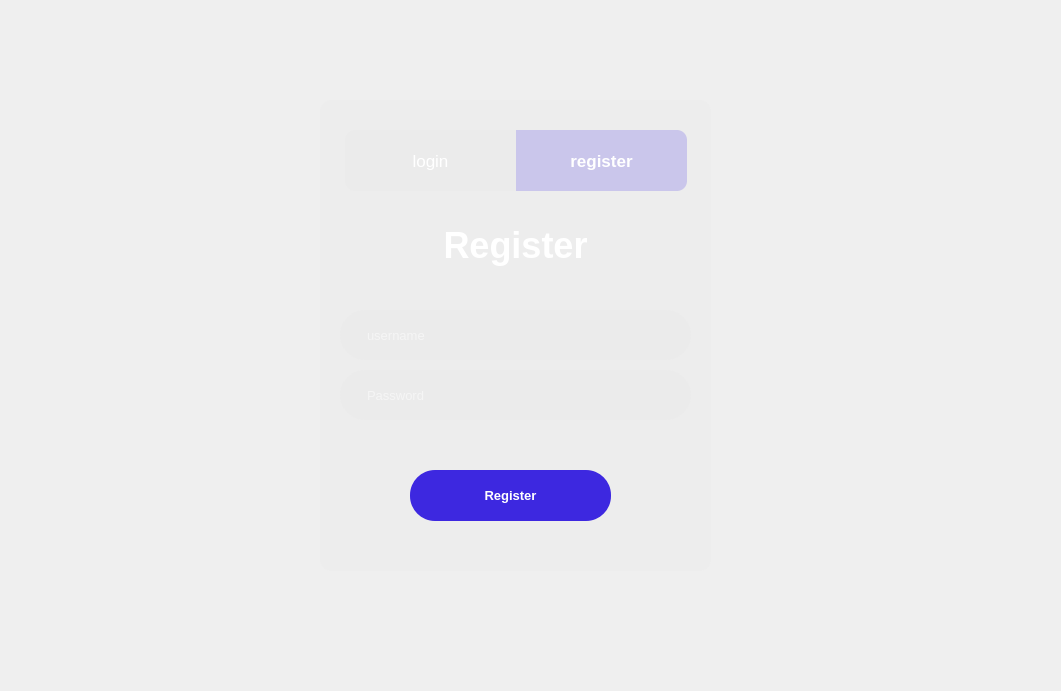
<?xml version="1.0" encoding="UTF-8"?>
<ui version="4.0">
 <class>Form</class>
 <widget class="QWidget" name="Form">
  <property name="geometry">
   <rect>
    <x>0</x>
    <y>0</y>
    <width>1061</width>
    <height>691</height>
   </rect>
  </property>
  <property name="windowTitle">
   <string>Form</string>
  </property>
  <widget class="QFrame" name="frame">
   <property name="geometry">
    <rect>
     <x>320</x>
     <y>100</y>
     <width>391</width>
     <height>471</height>
    </rect>
   </property>
   <property name="styleSheet">
    <string notr="true">background-color:rgba(217, 217, 217, 0.1);
border-radius:12px;


</string>
   </property>
   <property name="frameShape">
    <enum>QFrame::StyledPanel</enum>
   </property>
   <property name="frameShadow">
    <enum>QFrame::Raised</enum>
   </property>
   <widget class="QLabel" name="label_2">
    <property name="geometry">
     <rect>
      <x>20</x>
      <y>110</y>
      <width>351</width>
      <height>71</height>
     </rect>
    </property>
    <property name="font">
     <font>
      <pointsize>27</pointsize>
      <weight>75</weight>
      <bold>true</bold>
     </font>
    </property>
    <property name="styleSheet">
     <string notr="true">background-color:rgba(217, 217, 217,0);
color:white;</string>
    </property>
    <property name="text">
     <string>Register</string>
    </property>
    <property name="alignment">
     <set>Qt::AlignCenter</set>
    </property>
   </widget>
   <widget class="QLineEdit" name="lineEdit">
    <property name="geometry">
     <rect>
      <x>20</x>
      <y>210</y>
      <width>351</width>
      <height>50</height>
     </rect>
    </property>
    <property name="font">
     <font>
      <pointsize>10</pointsize>
      <weight>50</weight>
      <bold>false</bold>
     </font>
    </property>
    <property name="styleSheet">
     <string notr="true">border-radius:25px;
padding-left:25px;
color:white;
</string>
    </property>
    <property name="alignment">
     <set>Qt::AlignLeading|Qt::AlignLeft|Qt::AlignVCenter</set>
    </property>
    <property name="placeholderText">
     <string>username</string>
    </property>
   </widget>
   <widget class="QPushButton" name="pushButton">
    <property name="geometry">
     <rect>
      <x>90</x>
      <y>370</y>
      <width>201</width>
      <height>51</height>
     </rect>
    </property>
    <property name="font">
     <font>
      <pointsize>10</pointsize>
      <weight>75</weight>
      <bold>true</bold>
     </font>
    </property>
    <property name="cursor">
     <cursorShape>PointingHandCursor</cursorShape>
    </property>
    <property name="styleSheet">
     <string notr="true">background-color:rgb(61, 40, 224);
color:white;
font-weight:bold;
border-radius:25px;</string>
    </property>
    <property name="text">
     <string>Register</string>
    </property>
    <property name="checkable">
     <bool>false</bool>
    </property>
    <property name="checked">
     <bool>false</bool>
    </property>
    <property name="autoDefault">
     <bool>false</bool>
    </property>
    <property name="default">
     <bool>false</bool>
    </property>
    <property name="flat">
     <bool>false</bool>
    </property>
   </widget>
   <widget class="QPushButton" name="pushButton_3">
    <property name="geometry">
     <rect>
      <x>25</x>
      <y>30</y>
      <width>171</width>
      <height>61</height>
     </rect>
    </property>
    <property name="font">
     <font>
      <pointsize>13</pointsize>
      <weight>50</weight>
      <bold>false</bold>
     </font>
    </property>
    <property name="cursor">
     <cursorShape>PointingHandCursor</cursorShape>
    </property>
    <property name="styleSheet">
     <string notr="true">QPushButton{
	color:white;
	border-top-left-radius:10px;
	border-bottom-left-radius:10px;
	border-top-right-radius:0px;
	border-bottom-right-radius:0px;
}


</string>
    </property>
    <property name="text">
     <string>login</string>
    </property>
    <property name="checkable">
     <bool>false</bool>
    </property>
    <property name="checked">
     <bool>false</bool>
    </property>
   </widget>
   <widget class="QPushButton" name="pushButton_4">
    <property name="geometry">
     <rect>
      <x>196</x>
      <y>30</y>
      <width>171</width>
      <height>61</height>
     </rect>
    </property>
    <property name="font">
     <font>
      <pointsize>13</pointsize>
      <weight>75</weight>
      <bold>true</bold>
     </font>
    </property>
    <property name="cursor">
     <cursorShape>PointingHandCursor</cursorShape>
    </property>
    <property name="styleSheet">
     <string notr="true">color:white;
background-color:rgba(61, 40, 224, 0.2);
border-top-left-radius:0px;
border-bottom-left-radius:0px;
border-top-right-radius:10px;
border-bottom-right-radius:10px;
</string>
    </property>
    <property name="text">
     <string>register</string>
    </property>
   </widget>
   <widget class="QLineEdit" name="lineEdit_2">
    <property name="geometry">
     <rect>
      <x>20</x>
      <y>270</y>
      <width>351</width>
      <height>50</height>
     </rect>
    </property>
    <property name="font">
     <font>
      <pointsize>10</pointsize>
      <weight>50</weight>
      <bold>false</bold>
     </font>
    </property>
    <property name="styleSheet">
     <string notr="true">border-radius:25px;
padding-left:25px;
color:white;
</string>
    </property>
    <property name="alignment">
     <set>Qt::AlignLeading|Qt::AlignLeft|Qt::AlignVCenter</set>
    </property>
    <property name="placeholderText">
     <string>Password</string>
    </property>
   </widget>
   <zorder>label_2</zorder>
   <zorder>lineEdit</zorder>
   <zorder>pushButton_3</zorder>
   <zorder>pushButton_4</zorder>
   <zorder>pushButton</zorder>
   <zorder>lineEdit_2</zorder>
  </widget>
  <widget class="QLabel" name="label">
   <property name="geometry">
    <rect>
     <x>0</x>
     <y>0</y>
     <width>1071</width>
     <height>691</height>
    </rect>
   </property>
   <property name="styleSheet">
    <string notr="true">border-image: url(:/newPrefix/background.jpg) 0 0 0 0 stretch stretch;</string>
   </property>
   <property name="text">
    <string/>
   </property>
   <property name="pixmap">
    <pixmap>:/newPrefix/background.jpg</pixmap>
   </property>
   <property name="scaledContents">
    <bool>true</bool>
   </property>
  </widget>
  <zorder>label</zorder>
  <zorder>frame</zorder>
 </widget>
 <resources>
  <include location="background.qrc"/>
 </resources>
 <connections/>
</ui>
